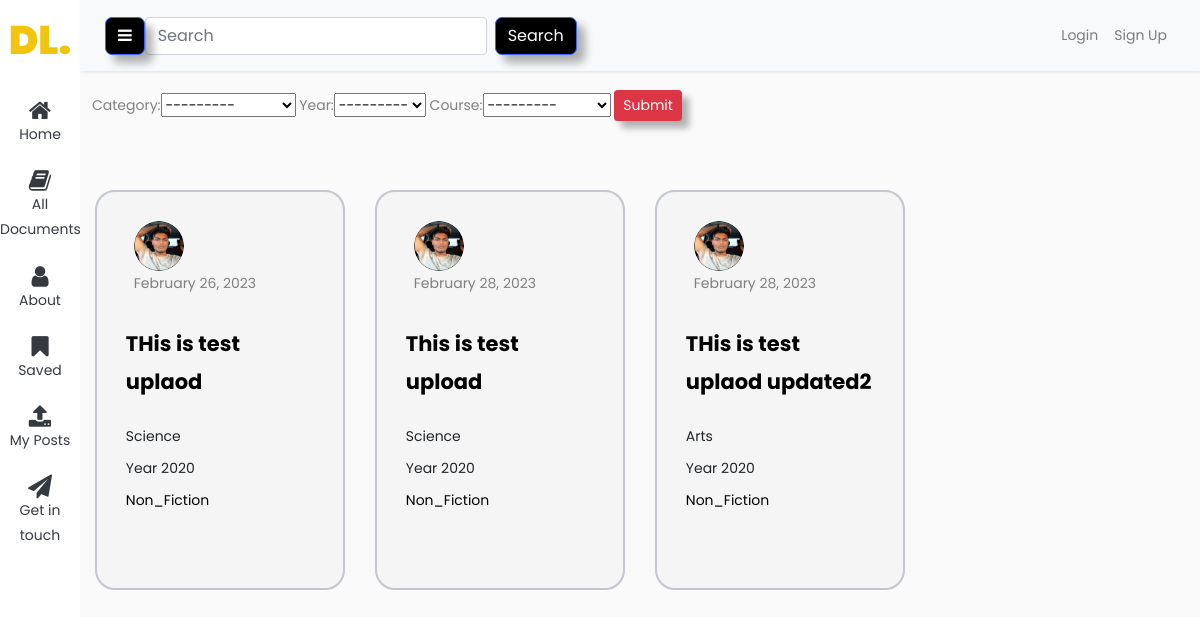
The page /filterNon_Fiction on the database its author committed.
### blog/models.py (models this page shows, shortened)
class Document2(models.Model):
    description = models.CharField(max_length=255, blank=True)
    pdf = models.FileField(upload_to='pdf/', null=True)
    date_posted = models.DateTimeField(default=timezone.now)
    category = models.ForeignKey(Category2, on_delete=models.CASCADE, related_name='documents')
    author = models.ForeignKey(User, on_delete=models.CASCADE, null=True)
    favourites = models.ManyToManyField(User, related_name='favourite_documents', default=None, blank=True)
    stream = models.ForeignKey(Stream, on_delete=models.CASCADE, null=True)
    year = models.ForeignKey(Year, on_delete=models.CASCADE, default=2020)
    course = models.ForeignKey(Course, on_delete=models.CASCADE, default=1)

class Stream(models.Model):
    name = models.CharField(max_length=255)
    def __str__(self):
        return self.name

class Year(models.Model):
    classof = models.IntegerField()
    def __str__(self):
        return f"Year {self.classof}"

class Category2(models.Model):
    name = models.CharField(max_length=255, blank=True)
    def __str__(self):
        return self.name

### users/models.py (models this page shows, shortened)
class Profile(models.Model):
    user = models.OneToOneField(User, on_delete=models.CASCADE)
    image = models.ImageField(default='default.jpg', upload_to='profile_pics')
    Stream = models.CharField(max_length=100)

### blog/views.py (the view)
# urls.py: path('filterNon_Fiction', views.Non_Fiction , name='filter-Non_Fiction'),
def Non_Fiction(request):
    first_category = Category2.objects.get(name='Non_Fiction')
    document2 = Document2.objects.filter(category=first_category)
    document2_filter = Document2Filter4(request.GET, queryset=document2)
    filtered_documents = document2_filter.qs.filter(category=first_category)
    context = {}
    if filtered_documents.exists():
        context['document2_filter'] = document2_filter
    else:
        print("No documents found for category 'Science'")
        context['document2_filter'] = Document2.objects.none()
    return render(request, "blog/Non_fiction.html", context)

### blog/models.py (called while the page is built)
    def __str__(self):
        return self.name

### blog/templates/blog/Non_Fiction.html (shortened to what this page needs)
{% extends "blog/basewithsidebar.html" %}
{% block content %}
<div class=" ">
    <form method="get">
        {{ document2_filter.form  }}
        <button class="btn btn-sm btn-danger" type="submit">Submit</button>
    </form>
</div>
{% if document2_filter %}
{% for document in document2_filter.qs %}
  <div class="col-md-3 mt-5 d-flex justify-content-center">
    <div class="card mt-3">
    <div class="px-2 " >
      <img class="rounded-circle shadow-4-strong" width="50px" src="{{ document.author.profile.image.url }}" alt="">
        </div>
    <div class="ms-2 c-details">
        <h6 class="mb-0">{{ user.username }}</h6> <span>{{ document.date_posted|date:"F d, Y" }}</span>
    </div>
		<div class="card-details">
		  <p class="text-title">{{ document.description }}</p>
		  <p class="text-body  ">{{document.stream}}</p>
		  <p class="text-body  ">{{document.year}}</p>
      <p href="{% url 'category' document.category%}">{{ document.category}}</p>
		</div>
	  </div>
</div>
{% endfor %}
{% else %}
    <h2>No documents found for category 'Science'</h2>
    <h1 style="color:#f1c50e;"> Click the submit button again</h1>
{% endif %}
{% endblock content %}

### blog/templates/blog/Non_Fiction.html (style rules this page uses)
button { position: relative; font-size: 1.2em; padding: 0.7em 1.4em; background-color: #BF0426; text-decoration: none; border: none; border-radius: 0.5em; color: #DEDEDE; box-shadow: 0.5em 0.5em 0.5em rgba(0, 0, 0, 0.3); }
button::before { position: absolute; content: ''; height: 0; width: 0; top: 0; left: 0; background: linear-gradient(135deg, rgb(245 245 245) 0%, rgb(255 255 255) 50%, #ffc107 50%, #ffc107 60%); border-radius: 0 0 0.5em 0; box-shadow: 0.2em 0.2em 0.2em rgba(0, 0, 0, 0.3); transition: 0.3s; }
.card { width: 300px; height: 400px; border-radius: 20px; background: #f5f5f5; position: relative; padding: 1.8rem; border: 2px solid #c3c6ce; transition: 0.5s ease-out; overflow: visible; }
.card-details { color: black; height: 100%; gap: .5em; display: grid; place-content: center; }
.text-body { color: rgb(134, 134, 134); margin-bottom: 0%; }
.text-title { font-size: 1.5em; font-weight: bold; }

### rows shown on the page
Document2: author.profile.image (picture), date_posted "February 26, 2023", description "THis is test uplaod", stream "Science", year "Year 2020", category "Non_Fiction"
Document2: author.profile.image (picture), date_posted "February 28, 2023", description "This is test upload", stream "Science", year "Year 2020", category "Non_Fiction"
Document2: author.profile.image (picture), date_posted "February 28, 2023", description "THis is test uplaod updated2", stream "Arts", year "Year 2020", category "Non_Fiction"
